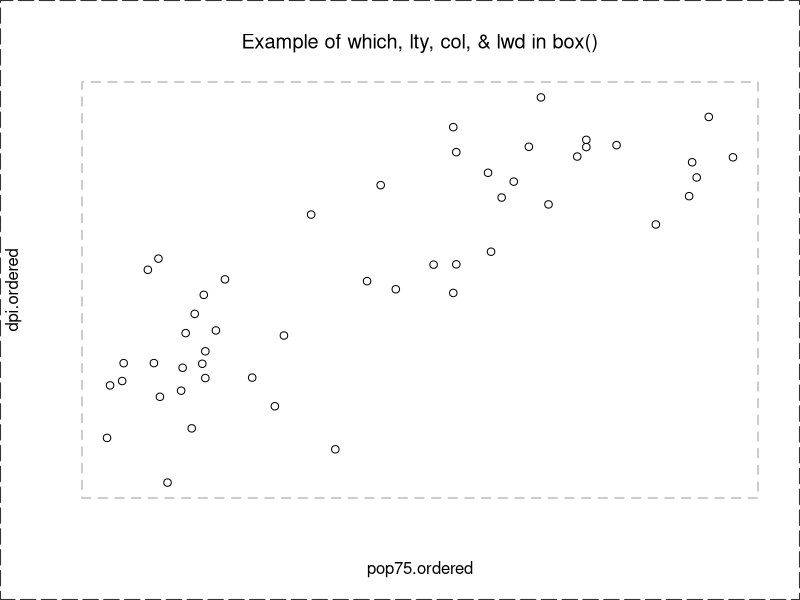

Write the R code that produced this figure.
ord = order( 
  LifeCycleSavings$pop75
)
pop75.ordered = LifeCycleSavings$pop75[ ord ]
dpi.ordered = LifeCycleSavings$dpi[ ord ]

plot( 
  pop75.ordered, 
  dpi.ordered, 
  axes=FALSE, 
  log="y" 
  )
title( 
  main="Example of which, lty, col, & lwd in box()", 
  font.main=1 
  )
box( 
  which="plot", 
  lty="dashed", 
  col=gray( 0.8 ), 
  lwd=2 
  )
box( 
  which="figure", 
  lty="longdash", 
  col=gray( 0.2 ), 
  lwd=2 
  )
